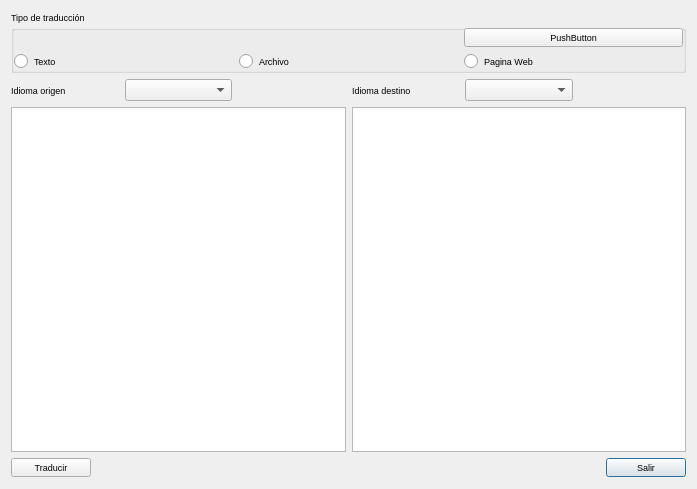
<?xml version="1.0" encoding="UTF-8"?>
<ui version="4.0">
 <class>Traductor</class>
 <widget class="QDialog" name="Traductor">
  <property name="geometry">
   <rect>
    <x>0</x>
    <y>0</y>
    <width>697</width>
    <height>489</height>
   </rect>
  </property>
  <property name="font">
   <font>
    <pointsize>7</pointsize>
   </font>
  </property>
  <property name="windowTitle">
   <string>Traductor v.0.1.0</string>
  </property>
  <property name="windowIcon">
   <iconset resource="recoverdrake.qrc">
    <normaloff>:/Imagenes/traductor.png</normaloff>:/Imagenes/traductor.png</iconset>
  </property>
  <layout class="QGridLayout" name="gridLayout_2">
   <item row="1" column="1">
    <spacer name="horizontalSpacer">
     <property name="orientation">
      <enum>Qt::Horizontal</enum>
     </property>
     <property name="sizeHint" stdset="0">
      <size>
       <width>40</width>
       <height>20</height>
      </size>
     </property>
    </spacer>
   </item>
   <item row="1" column="3">
    <widget class="QPushButton" name="pushButton_2">
     <property name="toolTip">
      <string>Nos vamos...</string>
     </property>
     <property name="statusTip">
      <string>Nos vamos...</string>
     </property>
     <property name="whatsThis">
      <string>Nos vamos...</string>
     </property>
     <property name="text">
      <string>Salir</string>
     </property>
     <property name="icon">
      <iconset resource="recoverdrake.qrc">
       <normaloff>:/Imagenes/puerta.png</normaloff>:/Imagenes/puerta.png</iconset>
     </property>
     <property name="iconSize">
      <size>
       <width>25</width>
       <height>25</height>
      </size>
     </property>
    </widget>
   </item>
   <item row="1" column="0">
    <widget class="QPushButton" name="pushButton">
     <property name="toolTip">
      <string>Traducir seleccion</string>
     </property>
     <property name="statusTip">
      <string>Traducir seleccion</string>
     </property>
     <property name="whatsThis">
      <string>Traducir seleccion</string>
     </property>
     <property name="text">
      <string>Traducir</string>
     </property>
     <property name="icon">
      <iconset resource="recoverdrake.qrc">
       <normaloff>:/Imagenes/traductor.png</normaloff>:/Imagenes/traductor.png</iconset>
     </property>
     <property name="iconSize">
      <size>
       <width>25</width>
       <height>25</height>
      </size>
     </property>
    </widget>
   </item>
   <item row="0" column="0" colspan="4">
    <layout class="QGridLayout" name="gridLayout">
     <item row="0" column="0" colspan="6">
      <widget class="QGroupBox" name="groupBox">
       <property name="title">
        <string>Tipo de traducción</string>
       </property>
       <layout class="QGridLayout" name="gridLayout_3">
        <property name="leftMargin">
         <number>0</number>
        </property>
        <property name="topMargin">
         <number>0</number>
        </property>
        <property name="rightMargin">
         <number>0</number>
        </property>
        <property name="bottomMargin">
         <number>0</number>
        </property>
        <item row="1" column="0">
         <widget class="QRadioButton" name="radioButton">
          <property name="text">
           <string>Texto</string>
          </property>
         </widget>
        </item>
        <item row="1" column="1">
         <widget class="QRadioButton" name="radioButton_2">
          <property name="text">
           <string>Archivo</string>
          </property>
         </widget>
        </item>
        <item row="1" column="2">
         <widget class="QRadioButton" name="radioButton_3">
          <property name="text">
           <string>Pagina Web</string>
          </property>
         </widget>
        </item>
        <item row="0" column="2">
         <widget class="QPushButton" name="pushButton_3">
          <property name="text">
           <string>PushButton</string>
          </property>
         </widget>
        </item>
       </layout>
      </widget>
     </item>
     <item row="1" column="4">
      <widget class="QComboBox" name="comboBox_2"/>
     </item>
     <item row="1" column="1">
      <widget class="QComboBox" name="comboBox"/>
     </item>
     <item row="2" column="3" colspan="3">
      <widget class="QTextEdit" name="textEdit_2"/>
     </item>
     <item row="1" column="0">
      <widget class="QLabel" name="label">
       <property name="text">
        <string>Idioma origen</string>
       </property>
      </widget>
     </item>
     <item row="1" column="3">
      <widget class="QLabel" name="label_2">
       <property name="text">
        <string>Idioma destino</string>
       </property>
      </widget>
     </item>
     <item row="2" column="0" colspan="3">
      <widget class="QTextEdit" name="textEdit"/>
     </item>
    </layout>
   </item>
  </layout>
 </widget>
 <resources>
  <include location="recoverdrake.qrc"/>
 </resources>
 <connections/>
</ui>
